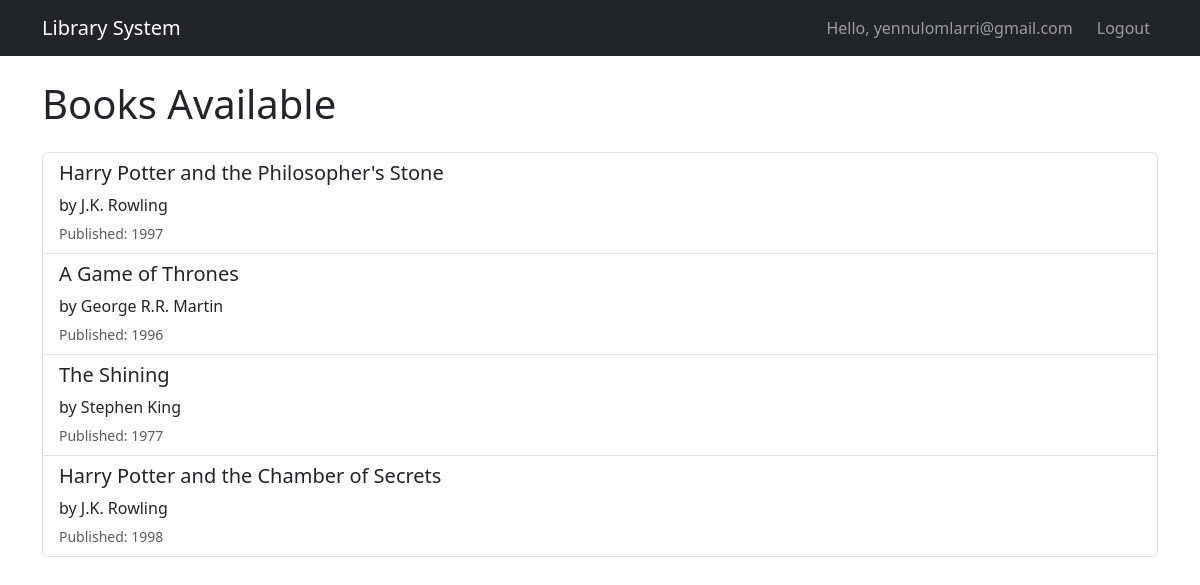
The app's page /books/ (signed in) with its own data.
### relationship_app/models.py (models this page shows, shortened)
class Book(models.Model):
    title = models.CharField(max_length=200)
    author = models.ForeignKey(Author, on_delete=models.CASCADE)
    publication_year = models.IntegerField(null=True, blank=True)
    class Meta:
        permissions = [
            ("can_add_book", "Can add book"),
            ("can_change_book", "Can change book"),
            ("can_delete_book", "Can delete book"),
        ]

class Author(models.Model):
    name = models.CharField(max_length=100)

### relationship_app/views.py (the view)
# urls.py: path('books/', views.list_books, name='list_books'),
def list_books(request):
    books = Book.objects.all()
    return render(request, 'relationship_app/list_books.html', {'books': books})

### templates/relationship_app/list_books.html (shortened to what this page needs)
{% extends 'relationship_app/base.html' %}
{% block content %}
<h1 class="mb-4">Books Available</h1>
{% if books %}
    <div class="list-group">
        {% for book in books %}
        <div class="list-group-item">
            <h5>{{ book.title }}</h5>
            <p class="mb-1">by {{ book.author.name }}</p>
            {% if book.publication_year %}
                <small class="text-muted">Published: {{ book.publication_year }}</small>
            {% endif %}
        </div>
        {% endfor %}
    </div>
{% else %}
    <div class="alert alert-info">
        No books available in the library.
    </div>
{% endif %}
{% endblock %}

### templates/relationship_app/base.html (shortened to what this page needs)
<!DOCTYPE html>
<html lang="en">
<head>
    <link href="https://cdn.jsdelivr.net/npm/bootstrap@5.3.0/dist/css/bootstrap.min.css" rel="stylesheet">
</head>
<body>
    <nav class="navbar navbar-expand-lg navbar-dark bg-dark">
        <div class="container">
            <a class="navbar-brand" href="{% url 'list_books' %}">Library System</a>
            <div class="navbar-nav ms-auto">
                {% if user.is_authenticated %}
                    <span class="navbar-text me-3">Hello, {{ user.username }}</span>
                    <a class="nav-link" href="{% url 'logout' %}">Logout</a>
                {% else %}
                    <a class="nav-link" href="{% url 'login' %}">Login</a>
                    <a class="nav-link" href="{% url 'register' %}">Register</a>
                {% endif %}
            </div>
        </div>
    </nav>
    <div class="container mt-4">
        {% block content %}
        {% endblock %}
    </div>
</body>
</html>

### records on screen
Book: title "Harry Potter and the Philosopher's Stone", author.name "J.K. Rowling", publication_year "1997"
Book: title "A Game of Thrones", author.name "George R.R. Martin", publication_year "1996"
Book: title "The Shining", author.name "Stephen King", publication_year "1977"
Book: title "Harry Potter and the Chamber of Secrets", author.name "J.K. Rowling", publication_year "1998"

### other values on screen
{{ user.username }} "yennulomlarri@gmail.com"
